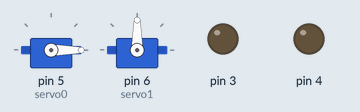
Simulated run of this sketch. Board: Arduino Uno, built with avr-gcc and run on an emulated ATmega328P. Shown: 2 × servo, output pins drawn as LEDs (lit = HIGH).

Above: at 0.05 s.
Timing chart, 0 to 4.6 s (numbered marks = the images above):
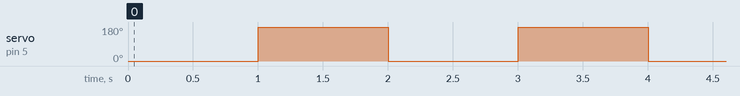

The sketch:

Arduino_sample.ino
```cpp
#include <Servo.h>

Servo servo0;
Servo servo1;

void setup(){
  pinMode(3, OUTPUT);
  pinMode(4, OUTPUT);
  servo0.attach(5);
  servo1.attach(6);
}
int DIR = 0;
void loop() {
  /*
  DIR = 1 - DIR;
  digitalWrite(3, DIR);
  for (int i = 0; i < 200 * 2; i++) {
    digitalWrite(4, HIGH);
    delayMicroseconds(1000);
    digitalWrite(4, LOW);
    delayMicroseconds(1000);
  }
  delay(1000);
  */
  servo0.write(0);
  delay(1000);
  servo0.write(180);
  delay(1000);
}
```

Measured:
- by itself, servo on pin 5 (servo0): alternates 180° for 1.0 s and 0° for 1.0 s
